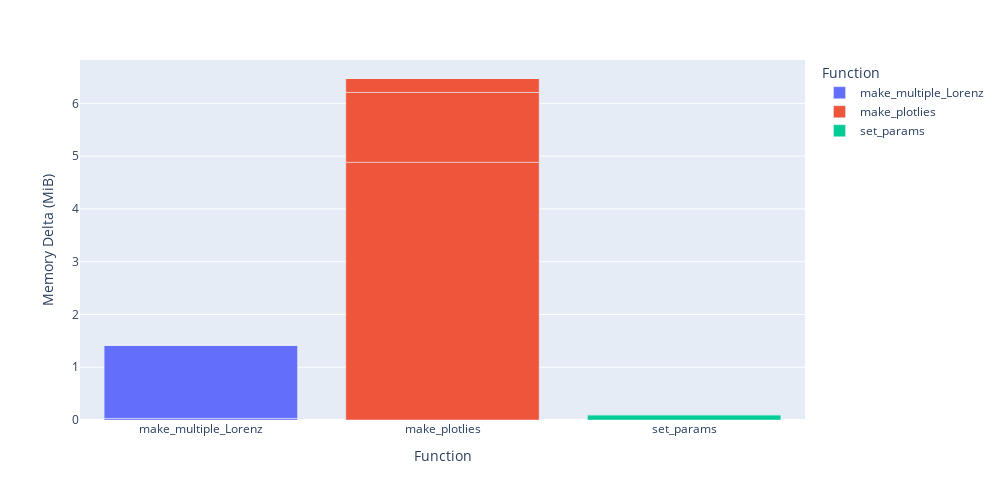
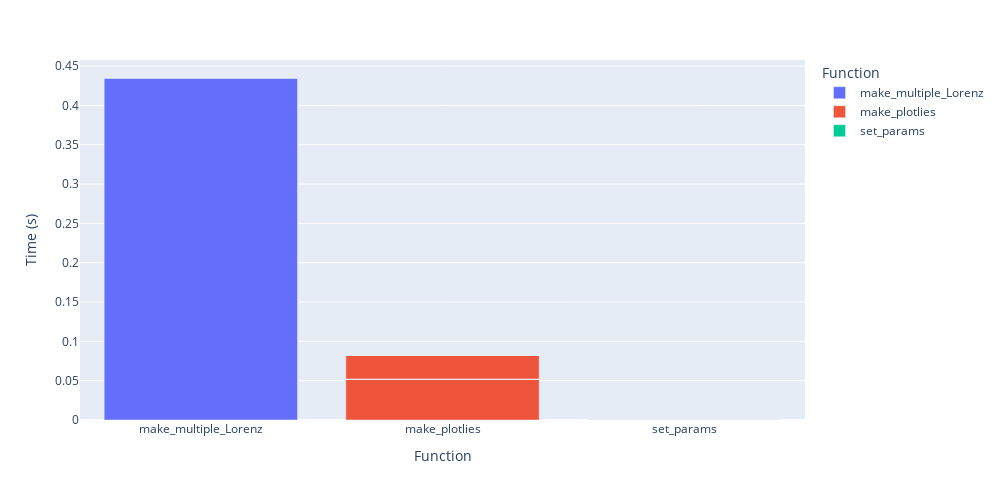
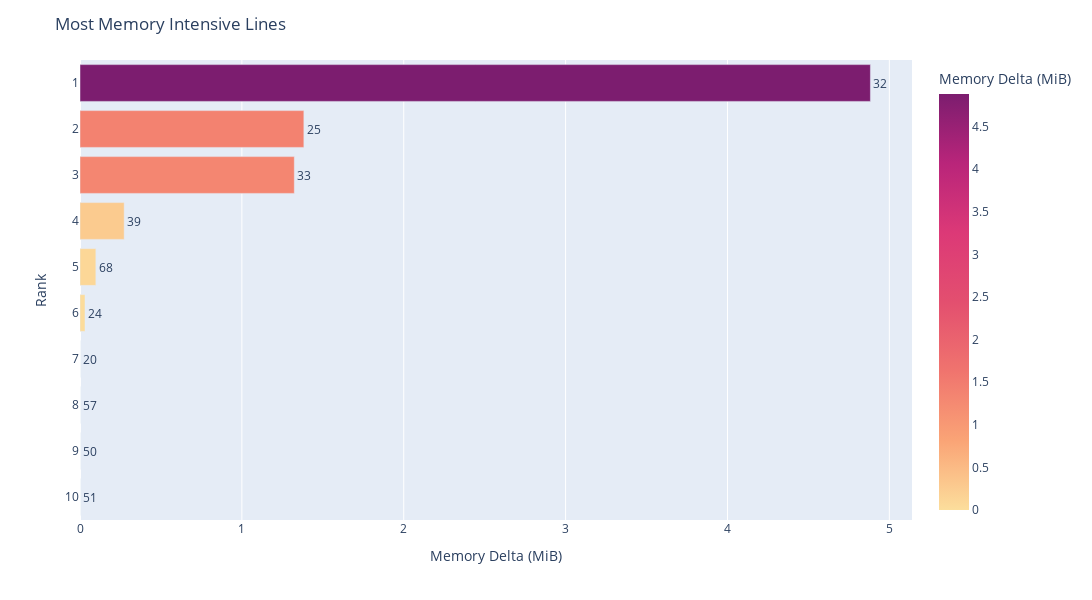
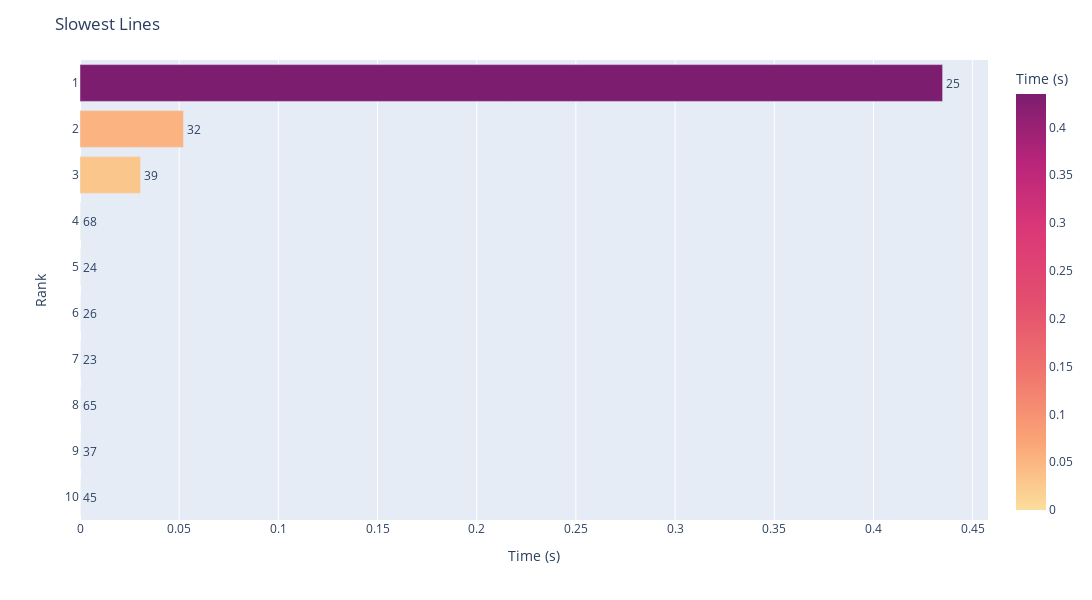

Source (notebook cell) for these figures, in order:
### Code cell
script = 'modified_Lorenz'

pp = ProfileProcessor(memory_path=f'./profiles/{script}__memory_profile.txt',
                             line_path=f'./profiles/{script}__line_profile.txt')

# Line plot
pp.plot_byline(xtick_style='dense')

# Function breakdown
pp.plot_byfn(mode='memory')
pp.plot_byfn(mode='line')

# Rankings plot
pp.plot_ranks(mode='memory')
pp.plot_ranks(mode='line')

### Figure 1 — Plotly figure (JSON) as saved in the notebook; plotly's stock layout.template omitted (floating-point values rounded to 4 significant figures)
{"data": [{"alignmentgroup": "True", "customdata": [[20, "@profile"], [21, "def make_multiple_Lorenz(N_trials):"], [22, "sols = []"], [23, "for n in range(N_trials):"], [24, "y0_ = [y_ + np.random.randn() for y_ in y0]"], [25, "sol = odeint(mLorenz, y0_, t, args=beta)"], [26, "sols.append(sol)"], [27, "return sols"]], "hovertemplate": "Function=%{x}<br>Memory Delta (MiB)=%{y}<br>Line=%{customdata[0]}<br>Text=%{customdata[1]}<extra></extra>", "legendgroup": "make_multiple_Lorenz", "marker": {"color": "#636efa"}, "name": "make_multiple_Lorenz", "offsetgroup": "make_multiple_Lorenz", "orientation": "v", "showlegend": true, "textposition": "auto", "type": "bar", "x": ["make_multiple_Lorenz", "make_multiple_Lorenz", "make_multiple_Lorenz", "make_multiple_Lorenz", "make_multiple_Lorenz", "make_multiple_Lorenz", "make_multiple_Lorenz", "make_multiple_Lorenz"], "xaxis": "x", "y": [0, 0, 0, 0, 0.031, 1.383, 0, 0], "yaxis": "y"}, {"alignmentgroup": "True", "customdata": [[30, "@profile"], [31, "def make_plotlies():"], [32, "fig = go.Figure(["], [33, "go.Scatter3d(name=str(n),"], [34, "x=sols[n][:, 0], y=sols[n][:, 1], z=sols[n][:, 2],"], [35, "line={'width': 2},"], [36, "marker={'size': 1e-5})"], [37, "for n in range(len(sols))]"], [38, ")"], [39, "fig.update_layout("], [40, "width=800,"], [41, "height=700,"], [42, "autosize=False,"], [43, "scene=dict("], [44, "camera=dict("], [45, "up=dict("], [46, "x=0,"], [47, "y=0,"], [48, "z=1"], [49, "),"], [50, "eye=dict("], [51, "x=0,"], [52, "y=1.0707,"], [53, "z=1,"], [54, ")"], [55, "),"], [56, "aspectratio=dict(x=1, y=1, z=0.7),"], [57, "aspectmode='manual'"], [58, "),"], [59, ")"], [60, "return fig"]], "hovertemplate": "Function=%{x}<br>Memory Delta (MiB)=%{y}<br>Line=%{customdata[0]}<br>Text=%{customdata[1]}<extra></extra>", "legendgroup": "make_plotlies", "marker": {"color": "#EF553B"}, "name": "make_plotlies", "offsetgroup": "make_plotlies", "orientation": "v", "showlegend": true, "textposition": "auto", "type": "bar", "x": ["make_plotlies", "make_plotlies", "make_plotlies", "make_plotlies", "make_plotlies", "make_plotlies", "make_plotlies", "make_plotlies", "make_plotlies", "make_plotlies", "make_plotlies", "make_plotlies", "make_plotlies", "make_plotlies", "make_plotlies", "make_plotlies", "make_plotlies", "make_plotlies", "make_plotlies", "make_plotlies", "make_plotlies", "make_plotlies", "make_plotlies", "make_plotlies", "make_plotlies", "make_plotlies", "make_plotlies", "make_plotlies", "make_plotlies", "make_plotlies", "make_plotlies"], "xaxis": "x", "y": [0, 0, 4.883, 1.324, 0, 0, 0, 0, 0, 0.273, 0, 0, 0, 0, 0, 0, 0, 0, 0, 0, 0, 0, 0, 0, 0, 0, 0, 0, 0, 0, 0], "yaxis": "y"}, {"alignmentgroup": "True", "customdata": [[63, "@profile"], [64, "def set_params():"], [65, "beta = (10, 8/3, 137/5)"], [66, "y0 = [-8, 4, 10]"], [67, "T = 50"], [68, "t = np.linspace(0, T, int(T * 200))"], [69, "return beta, y0, T, t"]], "hovertemplate": "Function=%{x}<br>Memory Delta (MiB)=%{y}<br>Line=%{customdata[0]}<br>Text=%{customdata[1]}<extra></extra>", "legendgroup": "set_params", "marker": {"color": "#00cc96"}, "name": "set_params", "offsetgroup": "set_params", "orientation": "v", "showlegend": true, "textposition": "auto", "type": "bar", "x": ["set_params", "set_params", "set_params", "set_params", "set_params", "set_params", "set_params"], "xaxis": "x", "y": [0, 0, 0, 0, 0, 0.098, 0], "yaxis": "y"}], "layout": {"barmode": "relative", "height": 500, "legend": {"title": {"text": "Function"}, "tracegroupgap": 0}, "margin": {"t": 60}, "width": 1000, "xaxis": {"anchor": "y", "categoryarray": ["make_multiple_Lorenz", "make_plotlies", "set_params"], "categoryorder": "array", "domain": [0, 1], "title": {"text": "Function"}}, "yaxis": {"anchor": "x", "domain": [0, 1], "title": {"text": "Memory Delta (MiB)"}}}}

### Figure 2 — Plotly figure (JSON) as saved in the notebook; plotly's stock layout.template omitted (floating-point values rounded to 4 significant figures)
{"data": [{"alignmentgroup": "True", "customdata": [[20, "@profile"], [21, "def make_multiple_Lorenz(N_trials):"], [22, "sols = []"], [23, "for n in range(N_trials):"], [24, "y0_ = [y_ + np.random.randn() for y_ in y0]"], [25, "sol = odeint(mLorenz, y0_, t, args=beta)"], [26, "sols.append(sol)"], [27, "return sols"]], "hovertemplate": "Function=%{x}<br>Time (s)=%{y}<br>Line=%{customdata[0]}<br>Text=%{customdata[1]}<extra></extra>", "legendgroup": "make_multiple_Lorenz", "marker": {"color": "#636efa"}, "name": "make_multiple_Lorenz", "offsetgroup": "make_multiple_Lorenz", "orientation": "v", "showlegend": true, "textposition": "auto", "type": "bar", "x": ["make_multiple_Lorenz", "make_multiple_Lorenz", "make_multiple_Lorenz", "make_multiple_Lorenz", "make_multiple_Lorenz", "make_multiple_Lorenz", "make_multiple_Lorenz", "make_multiple_Lorenz"], "xaxis": "x", "y": [0, 0, 4e-07, 2.9e-06, 3.83e-05, 0.4349, 5.8e-06, 2e-07], "yaxis": "y"}, {"alignmentgroup": "True", "customdata": [[30, "@profile"], [31, "def make_plotlies():"], [32, "fig = go.Figure(["], [33, "go.Scatter3d(name=str(n),"], [34, "x=sols[n][:, 0], y=sols[n][:, 1], z=sols[n][:, 2],"], [35, "line={'width': 2},"], [36, "marker={'size': 1e-5})"], [37, "for n in range(len(sols))]"], [38, ")"], [39, "fig.update_layout("], [40, "width=800,"], [41, "height=700,"], [42, "autosize=False,"], [43, "scene=dict("], [44, "camera=dict("], [45, "up=dict("], [46, "x=0,"], [47, "y=0,"], [48, "z=1"], [49, "),"], [50, "eye=dict("], [51, "x=0,"], [52, "y=1.0707,"], [53, "z=1,"], [54, ")"], [55, "),"], [56, "aspectratio=dict(x=1, y=1, z=0.7),"], [57, "aspectmode='manual'"], [58, "),"], [59, ")"], [60, "return fig"]], "hovertemplate": "Function=%{x}<br>Time (s)=%{y}<br>Line=%{customdata[0]}<br>Text=%{customdata[1]}<extra></extra>", "legendgroup": "make_plotlies", "marker": {"color": "#EF553B"}, "name": "make_plotlies", "offsetgroup": "make_plotlies", "orientation": "v", "showlegend": true, "textposition": "auto", "type": "bar", "x": ["make_plotlies", "make_plotlies", "make_plotlies", "make_plotlies", "make_plotlies", "make_plotlies", "make_plotlies", "make_plotlies", "make_plotlies", "make_plotlies", "make_plotlies", "make_plotlies", "make_plotlies", "make_plotlies", "make_plotlies", "make_plotlies", "make_plotlies", "make_plotlies", "make_plotlies", "make_plotlies", "make_plotlies", "make_plotlies", "make_plotlies", "make_plotlies", "make_plotlies", "make_plotlies", "make_plotlies", "make_plotlies", "make_plotlies", "make_plotlies", "make_plotlies"], "xaxis": "x", "y": [0, 0, 0.05221, 0, 0, 0, 0, 1.7e-06, 0, 0.03052, 6e-07, 5e-07, 5e-07, 1.3e-06, 1.3e-06, 1.6e-06, 5e-07, 5e-07, 5e-07, 0, 1.3e-06, 5e-07, 5e-07, 5e-07, 0, 0, 1e-06, 5e-07, 0, 0, 1.3e-06], "yaxis": "y"}, {"alignmentgroup": "True", "customdata": [[63, "@profile"], [64, "def set_params():"], [65, "beta = (10, 8/3, 137/5)"], [66, "y0 = [-8, 4, 10]"], [67, "T = 50"], [68, "t = np.linspace(0, T, int(T * 200))"], [69, "return beta, y0, T, t"]], "hovertemplate": "Function=%{x}<br>Time (s)=%{y}<br>Line=%{customdata[0]}<br>Text=%{customdata[1]}<extra></extra>", "legendgroup": "set_params", "marker": {"color": "#00cc96"}, "name": "set_params", "offsetgroup": "set_params", "orientation": "v", "showlegend": true, "textposition": "auto", "type": "bar", "x": ["set_params", "set_params", "set_params", "set_params", "set_params", "set_params", "set_params"], "xaxis": "x", "y": [0, 0, 2.9e-06, 7e-07, 3e-07, 0.0001247, 7e-07], "yaxis": "y"}], "layout": {"barmode": "relative", "height": 500, "legend": {"title": {"text": "Function"}, "tracegroupgap": 0}, "margin": {"t": 60}, "width": 1000, "xaxis": {"anchor": "y", "categoryarray": ["make_multiple_Lorenz", "make_plotlies", "set_params"], "categoryorder": "array", "domain": [0, 1], "title": {"text": "Function"}}, "yaxis": {"anchor": "x", "domain": [0, 1], "title": {"text": "Time (s)"}}}}

### Figure 3 — Plotly figure (JSON) as saved in the notebook; plotly's stock layout.template omitted (floating-point values rounded to 4 significant figures)
{"data": [{"alignmentgroup": "True", "customdata": [[32, 9, 72.66, "fig = go.Figure(["], [25, 5, 66.45, "sol = odeint(mLorenz, y0_, t, args=beta)"], [33, 10, 69.86, "go.Scatter3d(name=str(n),"], [39, 2, 72.93, "fig.update_layout("], [68, 1, 65.03, "t = np.linspace(0, T, int(T * 200))"], [24, 30, 66.22, "y0_ = [y_ + np.random.randn() for y_ in y0]"], [20, 1, 65.04, "@profile"], [57, 1, 72.66, "aspectmode='manual'"], [50, 2, 72.66, "eye=dict("], [51, 1, 72.66, "x=0,"]], "hovertemplate": "Memory Delta (MiB)=%{marker.color:.2f}<br>Rank=%{y}<br>Line=%{customdata[0]}<br>Occurences=%{customdata[1]}<br>Total Memory (MiB)=%{customdata[2]:.2f}<br>Text=%{customdata[3]}<extra></extra>", "legendgroup": "", "marker": {"color": [4.883, 1.383, 1.324, 0.273, 0.098, 0.031, 0, 0, 0, 0], "coloraxis": "coloraxis"}, "name": "", "offsetgroup": "", "orientation": "h", "showlegend": false, "text": [32, 25, 33, 39, 68, 24, 20, 57, 50, 51], "textposition": "outside", "type": "bar", "x": [4.883, 1.383, 1.324, 0.273, 0.098, 0.031, 0, 0, 0, 0], "xaxis": "x", "y": [1, 2, 3, 4, 5, 6, 7, 8, 9, 10], "yaxis": "y"}], "layout": {"barmode": "relative", "coloraxis": {"colorbar": {"title": {"text": "Memory Delta (MiB)"}}, "colorscale": [[0, "rgb(252, 222, 156)"], [0.1667, "rgb(250, 164, 118)"], [0.3333, "rgb(240, 116, 110)"], [0.5, "rgb(227, 79, 111)"], [0.6667, "rgb(220, 57, 119)"], [0.8333, "rgb(185, 37, 122)"], [1, "rgb(124, 29, 111)"]]}, "height": 600, "legend": {"tracegroupgap": 0}, "margin": {"t": 60}, "title": {"text": "Most Memory Intensive Lines"}, "width": 1200, "xaxis": {"anchor": "y", "domain": [0, 1], "title": {"text": "Memory Delta (MiB)"}}, "yaxis": {"anchor": "x", "autorange": "reversed", "domain": [0, 1], "dtick": 1, "tick0": 1, "tickmode": "linear", "title": {"text": "Rank"}}}}

### Figure 4 — Plotly figure (JSON) as saved in the notebook; plotly's stock layout.template omitted (floating-point values rounded to 4 significant figures)
{"data": [{"alignmentgroup": "True", "customdata": [[25, 5, "sol = odeint(mLorenz, y0_, t, args=beta)"], [32, 2, "fig = go.Figure(["], [39, 2, "fig.update_layout("], [68, 1, "t = np.linspace(0, T, int(T * 200))"], [24, 5, "y0_ = [y_ + np.random.randn() for y_ in y0]"], [26, 5, "sols.append(sol)"], [23, 6, "for n in range(N_trials):"], [65, 1, "beta = (10, 8/3, 137/5)"], [37, 1, "for n in range(len(sols))]"], [45, 2, "up=dict("]], "hovertemplate": "Time (s)=%{marker.color:.2f}<br>Rank=%{y}<br>Line=%{customdata[0]}<br>Hits=%{customdata[1]}<br>Text=%{customdata[2]}<extra></extra>", "legendgroup": "", "marker": {"color": [0.4349, 0.05221, 0.03052, 0.0001247, 3.83e-05, 5.8e-06, 2.9e-06, 2.9e-06, 1.7e-06, 1.6e-06], "coloraxis": "coloraxis"}, "name": "", "offsetgroup": "", "orientation": "h", "showlegend": false, "text": [25, 32, 39, 68, 24, 26, 23, 65, 37, 45], "textposition": "outside", "type": "bar", "x": [0.4349, 0.05221, 0.03052, 0.0001247, 3.83e-05, 5.8e-06, 2.9e-06, 2.9e-06, 1.7e-06, 1.6e-06], "xaxis": "x", "y": [1, 2, 3, 4, 5, 6, 7, 8, 9, 10], "yaxis": "y"}], "layout": {"barmode": "relative", "coloraxis": {"colorbar": {"title": {"text": "Time (s)"}}, "colorscale": [[0, "rgb(252, 222, 156)"], [0.1667, "rgb(250, 164, 118)"], [0.3333, "rgb(240, 116, 110)"], [0.5, "rgb(227, 79, 111)"], [0.6667, "rgb(220, 57, 119)"], [0.8333, "rgb(185, 37, 122)"], [1, "rgb(124, 29, 111)"]]}, "height": 600, "legend": {"tracegroupgap": 0}, "margin": {"t": 60}, "title": {"text": "Slowest Lines"}, "width": 1200, "xaxis": {"anchor": "y", "domain": [0, 1], "title": {"text": "Time (s)"}}, "yaxis": {"anchor": "x", "autorange": "reversed", "domain": [0, 1], "dtick": 1, "tick0": 1, "tickmode": "linear", "title": {"text": "Rank"}}}}
